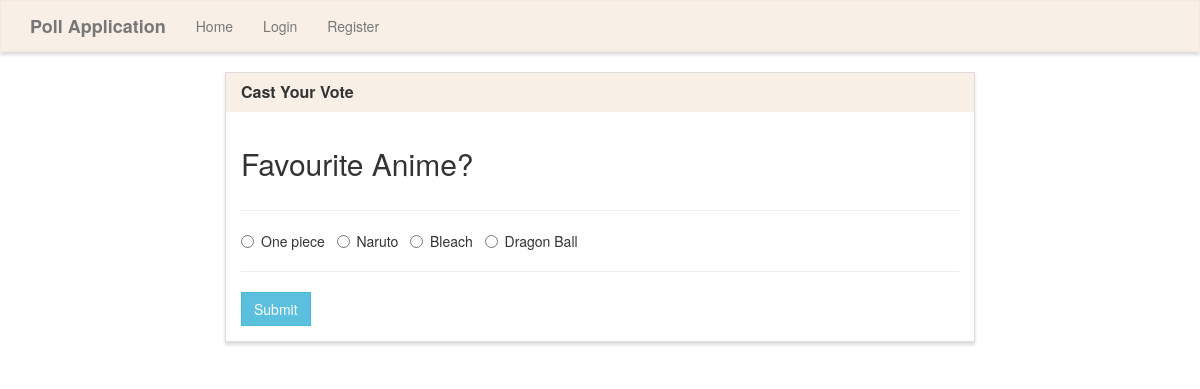
The app's page /vote/1/ with its own data.
### poll/models.py (models this page shows, shortened)
class Poll(models.Model):
    question = models.TextField()
    option_one = models.CharField(max_length=30)
    option_two = models.CharField(max_length=30)
    option_three = models.CharField(max_length=30)
    option_four = models.CharField(max_length=30)
    date_posted = models.DateTimeField(default=timezone.now)
    author = models.ForeignKey(User,default = 1,on_delete=models.CASCADE)
    option_one_count = models.IntegerField(default=0)
    option_two_count = models.IntegerField(default=0)
    option_three_count = models.IntegerField(default=0)
    option_four_count = models.IntegerField(default=0)

### poll/views.py (the view, shortened to what this page needs)
# urls.py: path('vote/<poll_id>/', poll_views.vote, name='vote'),
def vote(request, poll_id):
    poll = Poll.objects.get(pk=poll_id)
    context = {
        'poll' : poll
    }
    return render(request, 'poll/vote.html', context)

### poll/templates/poll/vote.html (shortened to what this page needs)
{% extends "poll/base.html" %}
{% block content %}
<div class="row">
    <div class="col-lg-8 col-lg-offset-2">
        <div class="panel panel-default">
            <div class="panel-heading">
                <h3 class="panel-title">Cast Your Vote</h3>
            </div>
            <div class="panel-body">
                <div class="row">
                    <div class="col-lg-12">
                        <h2>{{ poll.question }}</h2>
                    </div>
                </div>
                <div class="row">
                    <div class="col-lg-12">
                        <hr />
                        <form method="POST">
                            <div class="form-group">
                                <div class="radio">
                                    <label>
                                        <input type="radio" name="poll" value="option1" required>
                                        {{ poll.option_one }}
                                    </label> &nbsp;
                                    <label>
                                        <input type="radio" name="poll" value="option2">
                                        {{ poll.option_two }}
                                    </label> &nbsp;
                                    <label>
                                        <input type="radio" name="poll" value="option3">
                                        {{ poll.option_three }}
                                    </label> &nbsp;
                                    <label>
                                        <input type="radio" name="poll" value="option4">
                                        {{ poll.option_four }}
                                    </label> &nbsp;
                                </div>
                            </div>
                            <hr />
                            <button type="submit" class="btn btn-info">
                                Submit
                            </button>
                        </form>
                    </div>
                </div>
            </div>
        </div>
    </div>
</div>
{% endblock %}

### poll/static/style.css (style rules this page uses)
.navbar-default, .btn, .form-control, .panel { border-radius: 0; }
.panel-default > .panel-heading { color: #333; background-color: rgba(245, 232, 220, 0.7); border-color: rgba(245, 245, 220, .6); border-top-left-radius: 0; border-top-right-radius: 0; }
.panel { box-shadow: 0px 3px 3px 0px #ddd; }
a.navbar-brand, .panel-title { font-weight: bolder; }

### records on screen
Poll: question "Favourite Anime?", option_one "One piece", option_two "Naruto", option_three "Bleach", option_four "Dragon Ball"
